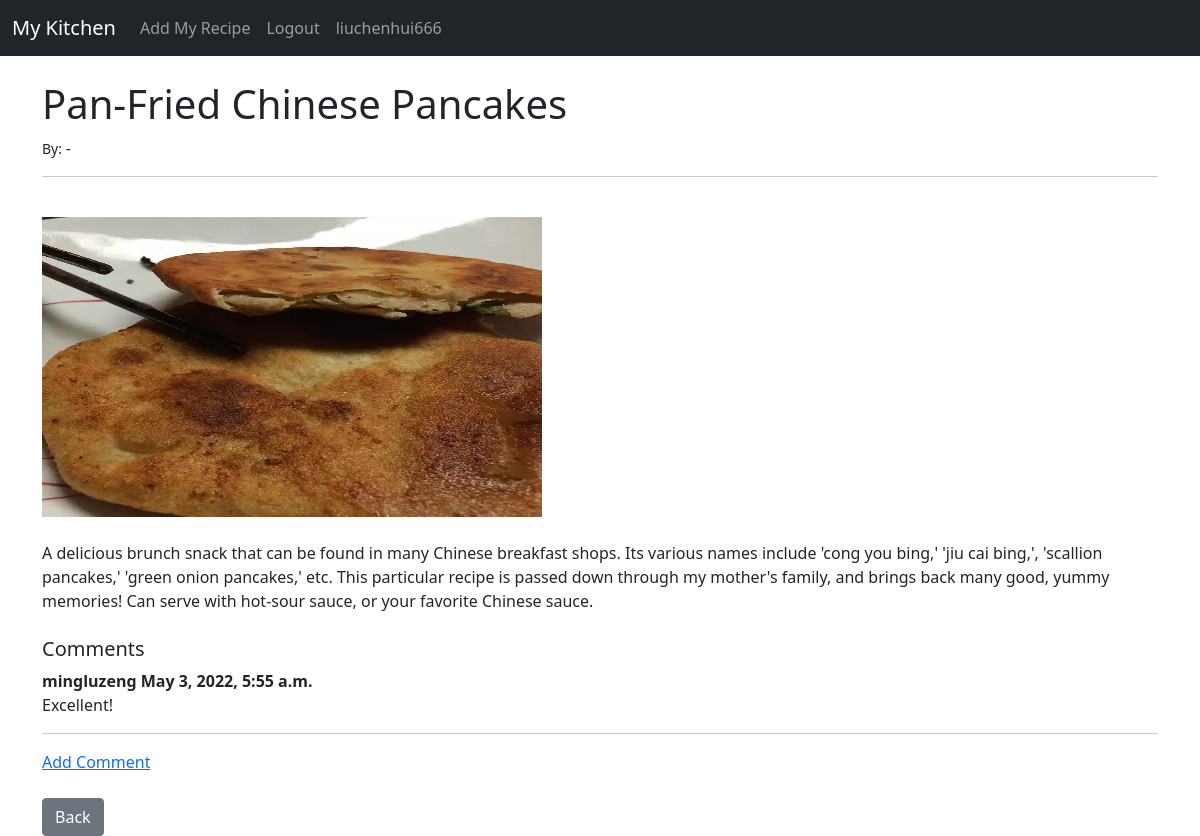
Page /recipe/12 (signed in) on the committed database.
### recipes/models.py (models this page shows, shortened)
class Post(models.Model):
    title = models.CharField(max_length=255)
    author = models.ForeignKey(User, on_delete=models.CASCADE)
    body = models.TextField()
    header_image = models.ImageField(null=True, blank=True, upload_to="images/")
    post_date = models.DateField(auto_now_add=True)

class Comment(models.Model):
    post = models.ForeignKey(Post, related_name="comments", on_delete=models.CASCADE)
    name = models.CharField(max_length=280)
    body = models.TextField()
    created_at = models.DateTimeField(auto_now_add=True)
    class Meta:
        ordering = ['-created_at']

### recipes/views.py (the view)
# urls.py: path('recipe/<int:pk>', RecipeDetailView.as_view(), name='recipe_detail'),
class RecipeDetailView(DetailView):
    model = Post
    template_name = 'recipe_details.html'

### recipes/templates/recipe_details.html (shortened to what this page needs)
{% extends 'base.html'%}
{% block content%}
<h1>{{post.title}}</h1>
<small>By: {{post.author.first_name}}{{post.author.last_name}}</small> -
<hr>
<br/>
    {%if post.header_image%}
      <img src="{{post.header_image.url}}" style="width:500px;height:300px;">
    {%endif%}
<br/>
<br/>
{{post.body}}
<br/><br/>
<h5>Comments</h5>
{%if not post.comments.all%}
  No Comments <a href="{%url 'add_comment' post.pk%}">Add one</a>
{%else%}
  {%for comment in post.comments.all%}
    <strong>
      {{comment.name}}
      {{comment.created_at}}
    </strong>
    <br/>
    {{comment.body}}
    <br/>
    <hr>
  {%endfor%}
  <a href="{% url 'add_comment' post.pk %}">Add Comment</a>
{%endif%}
<br/><br/>
<a href="{% url 'home' %}" class="btn btn-secondary">Back</a>
{% endblock %}

### recipes/templates/base.html (shortened to what this page needs)
<!doctype html>
<html lang="en">
  <head>
    <link href="https://cdn.jsdelivr.net/npm/bootstrap@5.0.2/dist/css/bootstrap.min.css" rel="stylesheet">
  </head>
  <body>
    <nav class="navbar navbar-expand-lg navbar-dark bg-dark">
  <div class="container-fluid">
    <a class="navbar-brand" href="{% url 'home'%}">My Kitchen</a>
    <div class="collapse navbar-collapse" id="navbarSupportedContent">
      <ul class="navbar-nav me-auto mb-2 mb-lg-0">
        {% if user.is_authenticated %}
          <li class="nav-item">
            <a class="nav-link" href="{% url 'add_recipe'%}">Add My Recipe</a>
          </li>
          <li class="nav-item">
            <a class="nav-link" href="{% url 'logout'%}">Logout</a>
          </li>
          <li class="nav-item">
            <a class="nav-link" href="{% url 'edit_profile'%}">{{ user.username}}</a>
          </li>
        {% endif %}
      </ul>
    </div>
  </div>
</nav>
    <br/>
    <div class="container">
      {% block content%}
      {% endblock%}
    </div>
  </body>
</html>

### rows in the picture
Post: title "Pan-Fried Chinese Pancakes", header_image (picture), body "A delicious brunch snack that can be found in many Chinese breakfast shops. Its various names include 'cong you bing,' 'jiu cai bing,', 'scallion pancakes,' 'green onion pancakes,' etc. This particular recipe is passed down through my mother's family, and brings back many good, yummy memories! Can serve with hot-sour sauce, or your favorite Chinese sauce."
Comment: name "mingluzeng", created_at "May 3, 2022, 5:55 a.m.", body "Excellent!"

### other values in the picture
{{ user.username }} "liuchenhui666"
